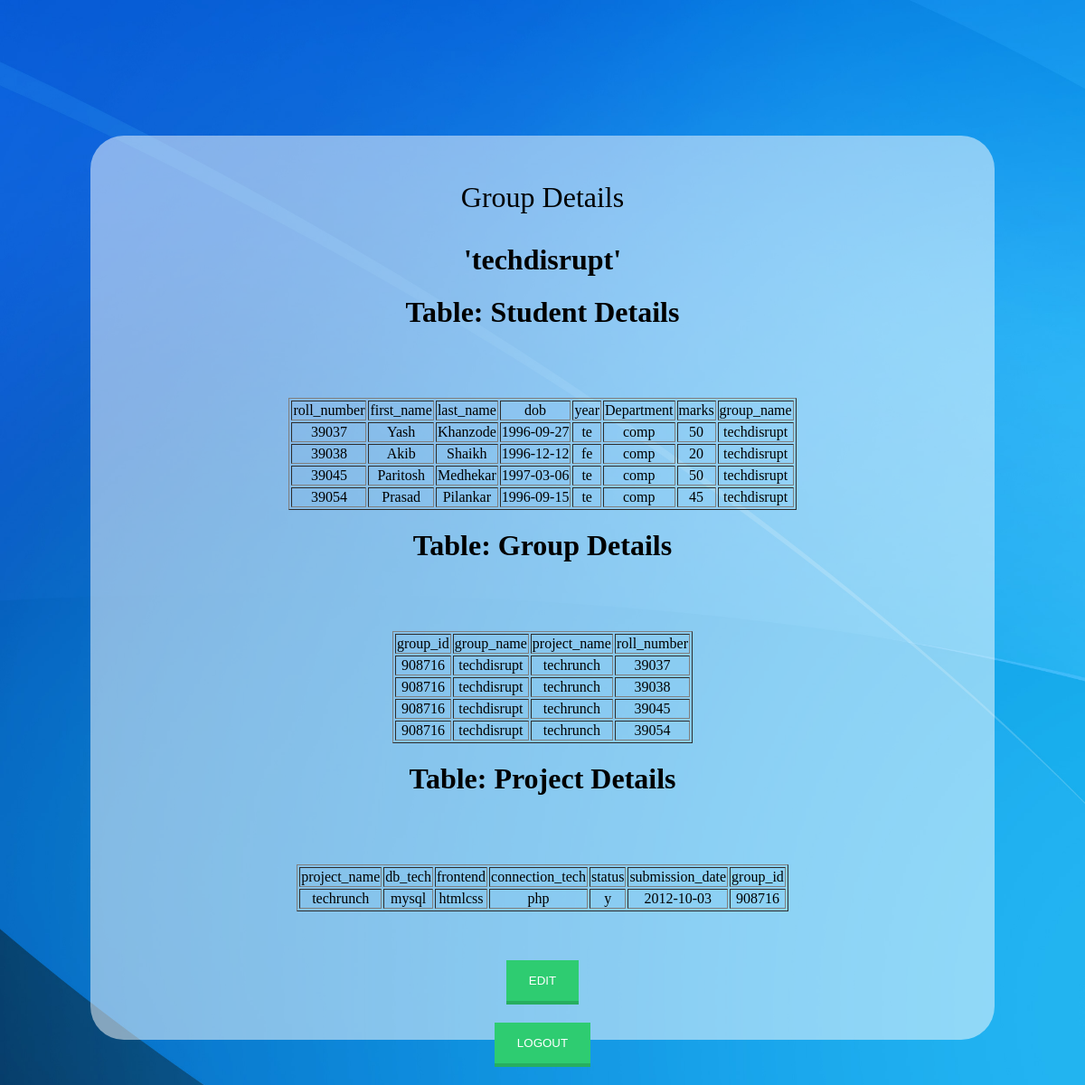
Page /update_member0.php (signed in) on the committed database.
### tables this page shows
CREATE TABLE IF NOT EXISTS `student` (
  `roll_number` int(11) NOT NULL,
  `first_name` varchar(100) NOT NULL,
  `last_name` varchar(100) NOT NULL,
  `dob` date NOT NULL,
  `year` varchar(20) NOT NULL,
  `Department` varchar(100) NOT NULL,
  `marks` int(11) DEFAULT NULL,
  `group_name` varchar(100) DEFAULT NULL,
  PRIMARY KEY (`roll_number`)
);

CREATE TABLE IF NOT EXISTS `groups` (
  `group_id` char(32) DEFAULT NULL,
  `group_name` varchar(100) DEFAULT NULL,
  `project_name` varchar(100) NOT NULL,
  `roll_number` int(11) NOT NULL,
  PRIMARY KEY (`roll_number`)
);

CREATE TABLE IF NOT EXISTS `projects` (
  `project_name` varchar(100) NOT NULL,
  `db_tech` varchar(100) NOT NULL,
  `frontend` varchar(100) NOT NULL,
  `connection_tech` varchar(100) NOT NULL,
  `status` varchar(100) NOT NULL,
  `submission_date` date NOT NULL,
  `group_id` char(32) NOT NULL,
  PRIMARY KEY (`project_name`)
);

### update_member0.php (the view, shortened to what this page needs)
<!DOCTYPE html>
<html>
<head>
	<link type="text/css" rel="stylesheet" href="new.css" />
</head>
<body>
	<div class="container">
	<form action="" method="">
		<br>
		<p style="font-size:200%;color:black;font-family:verdana;">Group Details</p>
<?php
	require 'connect.php';
	$group_name = $_SESSION['grp_name'];
	echo "<h1>'$group_name'</h1>";
	echo "<div id='table1'>";
		$sql="select * from student where group_name = '{$_SESSION['grp_name']}'";
		$result=$db->query($sql);
		$fields_num = mysqli_num_fields($result);
		echo "<h1>Table: Student Details</h1>";
		echo "<table  align='center' border='1'><tr>";
		for($i=0; $i<$fields_num; $i++)
		{
		    $field = mysqli_fetch_field($result);
		    echo "<td>{$field->name}</td>";
		}
		echo "</tr>\n";
		while($row = mysqli_fetch_row($result))
		{
		    echo "<tr>";
		    foreach($row as $cell)
			echo "<td>$cell</td>";
		    echo "</tr>\n";
		}
		echo "<br /><br /><br />";
		echo "</table>";
	echo "</div>";
	echo "<div id='table2'>";
		$sql="select * from groups where group_name = '{$_SESSION['grp_name']}'";
		$result=$db->query($sql);
		$fields_num = mysqli_num_fields($result);
		echo "<h1>Table: Group Details</h1>";
		echo "<table  align='center' border='1'><tr>";
		for($i=0; $i<$fields_num; $i++)
		{
		    $field = mysqli_fetch_field($result);
		    echo "<td>{$field->name}</td>";
		}
		echo "</tr>\n";
		while($row = mysqli_fetch_row($result))
		{
		    echo "<tr>";
		    foreach($row as $cell)
			echo "<td>$cell</td>";
		    echo "</tr>\n";
		}
		echo "<br /><br /><br />";
		echo "</table>";
	echo "</div>";
	echo "<div id='table3'>";
		$g_id = substr(md5($_SESSION['grp_name']),0,6);
		$sql="select * from projects where group_id = '$g_id'";
		$result=$db->query($sql);
		$fields_num = mysqli_num_fields($result);
		echo "<h1>Table: Project Details</h1>";
		echo "<table  align='center'border='1'><tr>";
		for($i=0; $i<$fields_num; $i++)
		{
		    $field = mysqli_fetch_field($result);
		    echo "<td>{$field->name}</td>";
		}
		echo "</tr>\n";
		while($row = mysqli_fetch_row($result))
		{
		    echo "<tr>";
		    foreach($row as $cell)
			echo "<td>$cell</td>";
		    echo "</tr>\n";
		}
		echo "<br /><br /><br />\n\n\n\n";
		echo "</table>";
	echo "</div>";
	echo "<br /><br /><br />";
?>
</form>
<form  method="post">
    <input type="submit" name="test" id="test" value="EDIT" class="btn-login" /><br/>
</form>
<form action="home.php">
    <input type="submit" value="LOGOUT" class="btn-login" />
</form>
	</div>
</body>
</html>

### new.css (style rules this page uses)
body { margin:0 auto; background-image: url("green.jpg"); background-repeat:no-repeat; background-size:200% 2080px; }
.container { width:1000px; height:1000px; text-align:center; background-color:rgba(255,255,255, 0.5); background-color:rgba(255,255,255, 0.5); border-radius:37px; margin: 0 auto; margin-top: 150px; }
.btn-login { padding:15px 25px; color:#fff; border:none; background-color:#2ecc71; border-bottom:4px solid #27ae60; cursor:pointer; boder-bottom:4px solid #27ae60; margin-bottom:20px; }

### rows in the picture
student: roll_number "39037", first_name "Yash", last_name "Khanzode", dob "1996-09-27", year "te", Department "comp", marks "50", group_name "techdisrupt"
student: roll_number "39038", first_name "Akib", last_name "Shaikh", dob "1996-12-12", year "fe", Department "comp", marks "20", group_name "techdisrupt"
student: roll_number "39045", first_name "Paritosh", last_name "Medhekar", dob "1997-03-06", year "te", Department "comp", marks "50", group_name "techdisrupt"
student: roll_number "39054", first_name "Prasad", last_name "Pilankar", dob "1996-09-15", year "te", Department "comp", marks "45", group_name "techdisrupt"
groups: group "908716", group_name "techdisrupt", project_name "techrunch", roll_number "39037"
groups: group "908716", group_name "techdisrupt", project_name "techrunch", roll_number "39038"
groups: group "908716", group_name "techdisrupt", project_name "techrunch", roll_number "39045"
groups: group "908716", group_name "techdisrupt", project_name "techrunch", roll_number "39054"
projects: project_name "techrunch", db_tech "mysql", frontend "htmlcss", connection_tech "php", status "y", submission_date "2012-10-03", group "908716"

### other values in the picture
$group_name "techdisrupt"
$field->name "roll_number"
$field->name "first_name"
$field->name "last_name"
$field->name "dob"
$field->name "year"
$field->name "Department"
$field->name "marks"
$field->name "group_name"
$field->name "group_id"
$field->name "project_name"
$field->name "db_tech"
$field->name "frontend"
$field->name "connection_tech"
$field->name "status"
